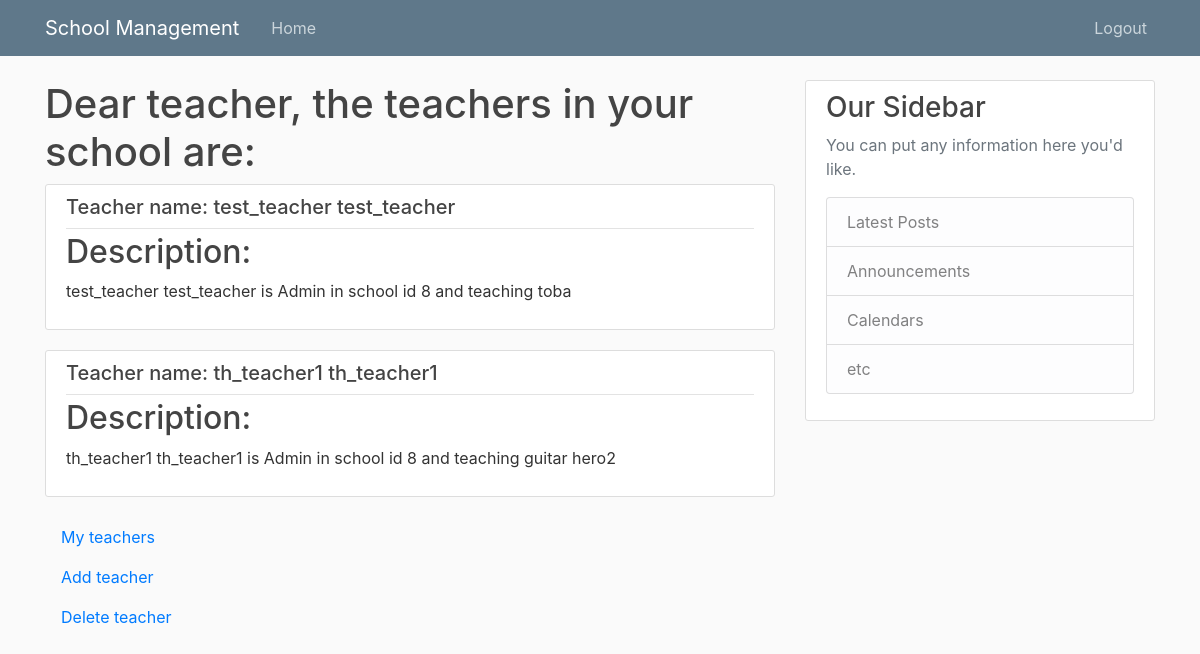
/school/add-teacher (signed in), run on the app's committed database.
### users/models.py (models this page shows, shortened)
class Teacher(models.Model):
    USERNAME_FIELD = models.CharField(max_length=50, default="def_user")
    first_name = models.CharField(max_length=100)
    last_name = models.CharField(max_length=100)
    email = models.EmailField()
    teaching_since = models.DateField(auto_now_add=True)     #saving the time of creation of the teacher in the db
    instrument = models.CharField(max_length=100)
    school_id = models.IntegerField(default=0)
    is_admin = models.BooleanField(default=False)
    password = models.CharField(max_length=24, default="1234")
    user = models.OneToOneField(UserManage, on_delete=models.CASCADE, primary_key=True, default=None)
    def get_name(self):
        return self.first_name + " " + self.last_name
    def __str__(self):
        pos = " is Admin " if self.is_admin else " is regular teacher "
        return self.get_name() + pos + "in school id " + str(self.school_id) + " and teaching " + self.instrument

### users/views.py (the view)
# urls.py: path('school/add-teacher', user_views.get_teachers, name='my-teachers'),
def get_teachers(request):
    school_id = request.user.id
    teacher_set = Teacher.objects.filter(school_id__in=School.objects.filter(pk=school_id))
    context = {'data': teacher_set}
    return render(request, "users/get-teachers.html", context)

### users/templates/users/get-teachers.html
{% extends "users/base.html" %}
{% block content %}
    <h1>Dear teacher, the teachers in your school are:</h1>
    {% for teacher in data %}
        <article class="media content-section">
          <div class="media-body">
            <div class="article-metadata">
                <h5 class="mr-2">Teacher name: {{ teacher.get_name }}</h5>
            </div>
            <h2 class="article-title">Description:</h2>
            <p class="article-content">{{teacher}}</p>
          </div>
        </article>
    {% endfor %}
{% endblock content %}

### users/templates/users/base.html (shortened to what this page needs)
{% load static %}
<!DOCTYPE html>
<html lang="en">
<head>
    <link rel="stylesheet" href="https://maxcdn.bootstrapcdn.com/bootstrap/4.0.0/css/bootstrap.min.css">
    <link rel="stylesheet" type="text/css" href="{% static 'users/main.css' %}">
</head>
<body>
    <header class="site-header">
      <nav class="navbar navbar-expand-md navbar-dark bg-steel fixed-top">
        <div class="container">
          <a class="navbar-brand mr-4" href="/">School Management</a>
          <div class="collapse navbar-collapse" id="navbarToggle">
            <div class="navbar-nav mr-auto">
              <a class="nav-item nav-link" href="/">Home</a>
            </div>
            <div class="navbar-nav">
                {% if user.is_authenticated %}
                    <a class="nav-item nav-link" href="{% url 'logout' %}">Logout</a>
                {% endif %}
            </div>
          </div>
        </div>
      </nav>
    </header>
    <main role="main" class="container">
      <div class="row">
        <div class="col-md-8">
            {% block content %}{% endblock %}
            {% if user.is_authenticated%}
                {% if user.is_school%}
                    <a class="nav-item nav-link" href="{% url 'my-teachers' %}">My teachers</a>
                    <a class="nav-item nav-link" href="{% url 'add-teacher' %}">Add teacher</a>
                    <a class="nav-item nav-link" href="{% url 'delete-teacher' %}">Delete teacher</a>
                {% endif %}
            {% endif %}
        </div>
        <div class="col-md-4">
          <div class="content-section">
            <h3>Our Sidebar</h3>
            <p class='text-muted'>You can put any information here you'd like.
              <ul class="list-group">
                <li class="list-group-item list-group-item-light">Latest Posts</li>
                <li class="list-group-item list-group-item-light">Announcements</li>
                <li class="list-group-item list-group-item-light">Calendars</li>
                <li class="list-group-item list-group-item-light">etc</li>
              </ul>
            </p>
          </div>
        </div>
      </div>
    </main>
</body>
</html>

### users/static/users/main.css (style rules this page uses)
body { background: #fafafa; color: #333333; margin-top: 5rem; }
h1, h2, h3, h4, h5, h6 { color: #444444; }
ul { margin: 0; }
.bg-steel { background-color: #5f788a; }
.site-header .navbar-nav .nav-link { color: #cbd5db; }
.content-section { background: #ffffff; padding: 10px 20px; border: 1px solid #dddddd; border-radius: 3px; margin-bottom: 20px; }
.article-title { color: #444444; }
.article-content { white-space: pre-line; }
.article-metadata { padding-bottom: 1px; margin-bottom: 4px; border-bottom: 1px solid #e3e3e3 }

### data on the page
Teacher: get_name "test_teacher test_teacher", is_admin+first_name+last_name "test_teacher test_teacher is Admin in school id 8 and teaching toba"
Teacher: get_name "th_teacher1 th_teacher1", is_admin+first_name+last_name "th_teacher1 th_teacher1 is Admin in school id 8 and teaching guitar hero2"
